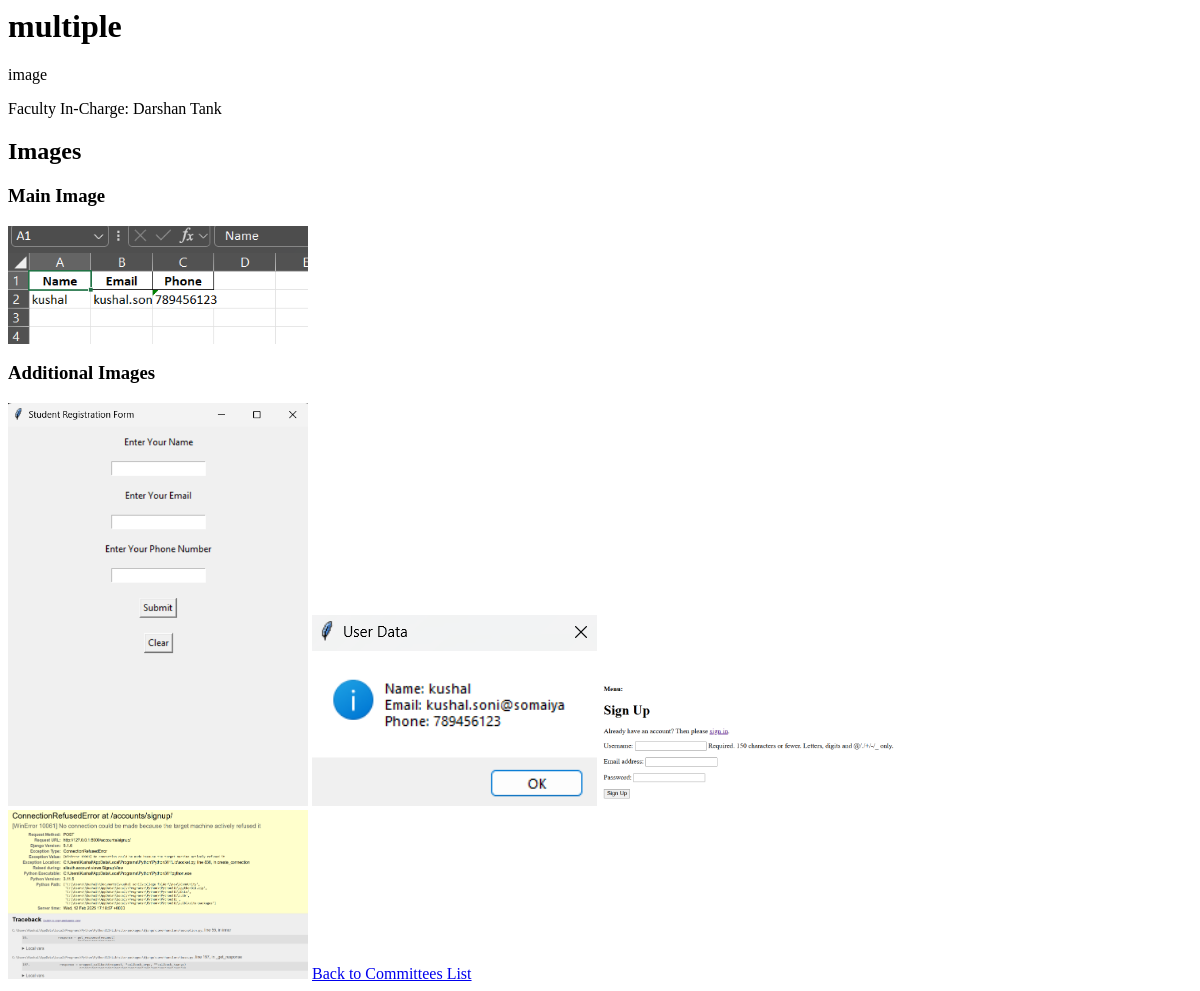
The app's page /committees/committee/8/, older data.
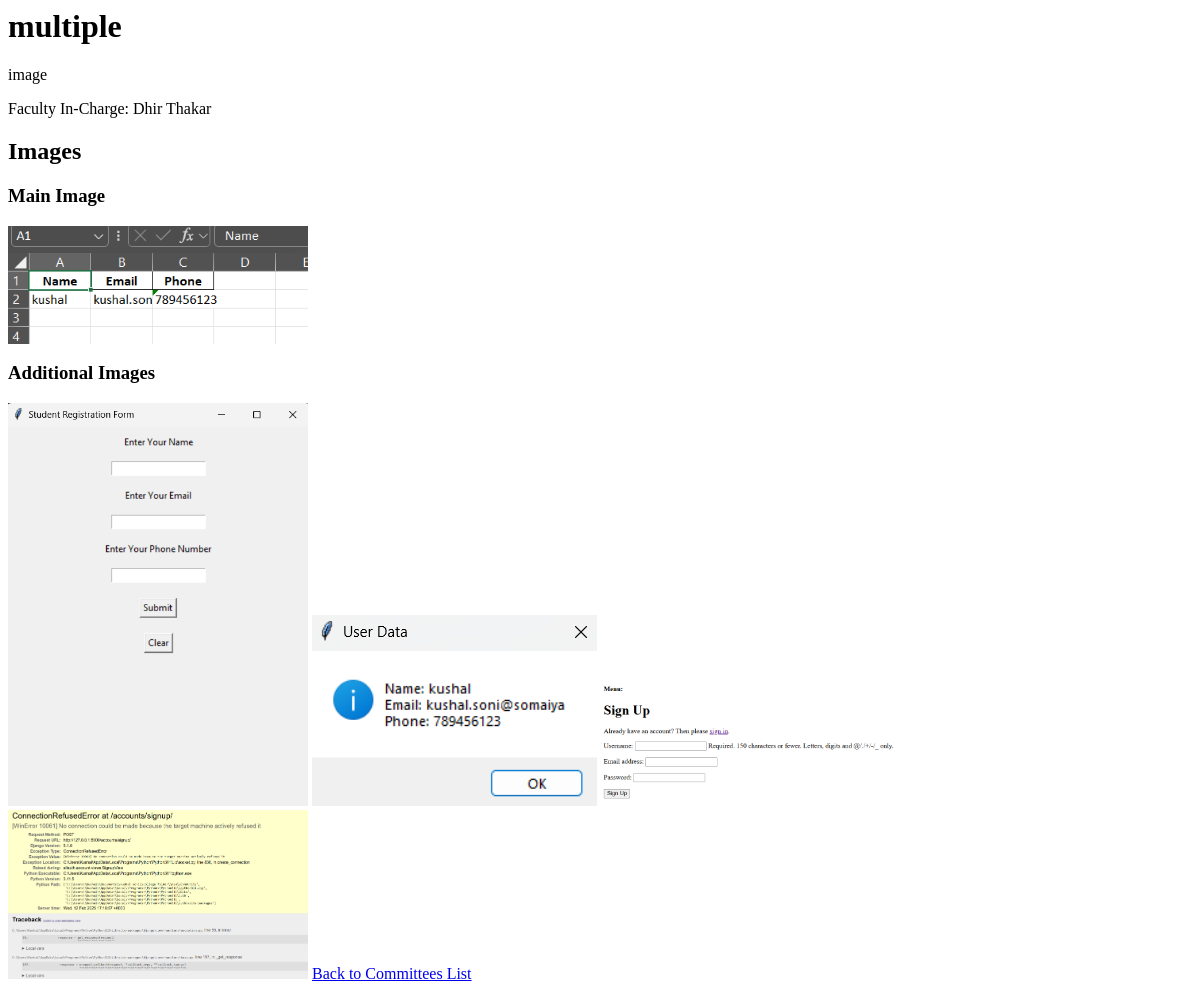
The same page, newer data.
### committees/models.py (models this page shows, shortened)
class Associations(models.Model):
    ROLE_CHOICES = (
        ('committees', 'Committees'),
        ('clubs', 'Clubs')
    )
    id = models.AutoField(primary_key=True)
    name = models.CharField(max_length=255)
    description = models.TextField()
    type = models.CharField(max_length=15, choices=ROLE_CHOICES)
    faculty_incharge = models.ForeignKey('faculty.Faculty', on_delete=models.CASCADE)
    created_at = models.DateTimeField(auto_now_add=True)
    image = models.ImageField(upload_to='association_images/', null=True, blank=True)

class AssociationImage(models.Model):
    association = models.ForeignKey(Associations, on_delete=models.CASCADE, related_name='images')
    image = models.ImageField(upload_to='association_images/')
    uploaded_at = models.DateTimeField(auto_now_add=True)

### faculty/models.py (models this page shows, shortened)
class Faculty(models.Model):
    id = models.OneToOneField(UserProfile, on_delete=models.CASCADE, primary_key=True)
    department = models.CharField(max_length=100)
    designation = models.CharField(max_length=100,null=True,blank=True)
    locked_dates = models.JSONField(null=True,blank=True)
    permissions = models.JSONField(default=list,null=True,blank=True)

### Login/models.py (models this page shows, shortened)
class UserProfile(models.Model):
    ROLE_CHOICES = (
        ('faculty', 'Faculty'),
        ('core_member', 'Core Member'),
        ('member', 'Member'),
        ('non_participating', 'Non Participating')
    )
    id = models.OneToOneField(settings.AUTH_USER_MODEL, on_delete=models.CASCADE, primary_key=True)
    ssv_id = models.IntegerField(null=True, blank=True, unique=True)  # New field
    full_name = models.CharField(max_length=255)
    role = models.CharField(max_length=20, choices=ROLE_CHOICES,default='non_participating')
    profile_picture = models.ImageField(upload_to='profile_pics/', default='profile_pics/default.jpg',null=True, blank=True)
    created_at = models.DateTimeField(auto_now_add=True)
    updated_at = models.DateTimeField(auto_now=True)

### committees/views.py (the view)
# urls.py: path('committee/<int:pk>/', views.committees_detail, name='committees_detail'),
def committees_detail(request, pk):
    committee = get_object_or_404(Associations, pk=pk)
    url = request.session.get('url')
    print(url)
    context = {
        'committee': committee,
        'url': url
    }
    return render(request, 'committees/committee_detail.html', context)

### committees/templates/committees/committee_detail.html
{% load static %}
<link rel="stylesheet" href="{% static 'css/committee_detail.css' %}">
<h1>{{ committee.name }}</h1>
<p>{{ committee.description }}</p>
<p>Faculty In-Charge: {{ committee.faculty_incharge.id.full_name }}</p>
<h2>Images</h2>
{% if committee.image %}
    <h3>Main Image</h3>
    <img src="{{ committee.image.url }}" alt="Main Committee Image" style="max-width: 300px;">
{% endif %}
<h3>Additional Images</h3>
{% for image in committee.images.all %}
    <img src="{{ image.image.url }}" alt="committees Image" style="max-width: 300px;">
{% empty %}
    <p>No additional images uploaded.</p>
{% endfor %}
<a href="{% url url %}">Back to Committees List</a>

Row changes from the older to the newer data that the page shows:
changed Associations "multiple": faculty_incharge.id.full_name "Darshan Tank" → "Dhir Thakar"
